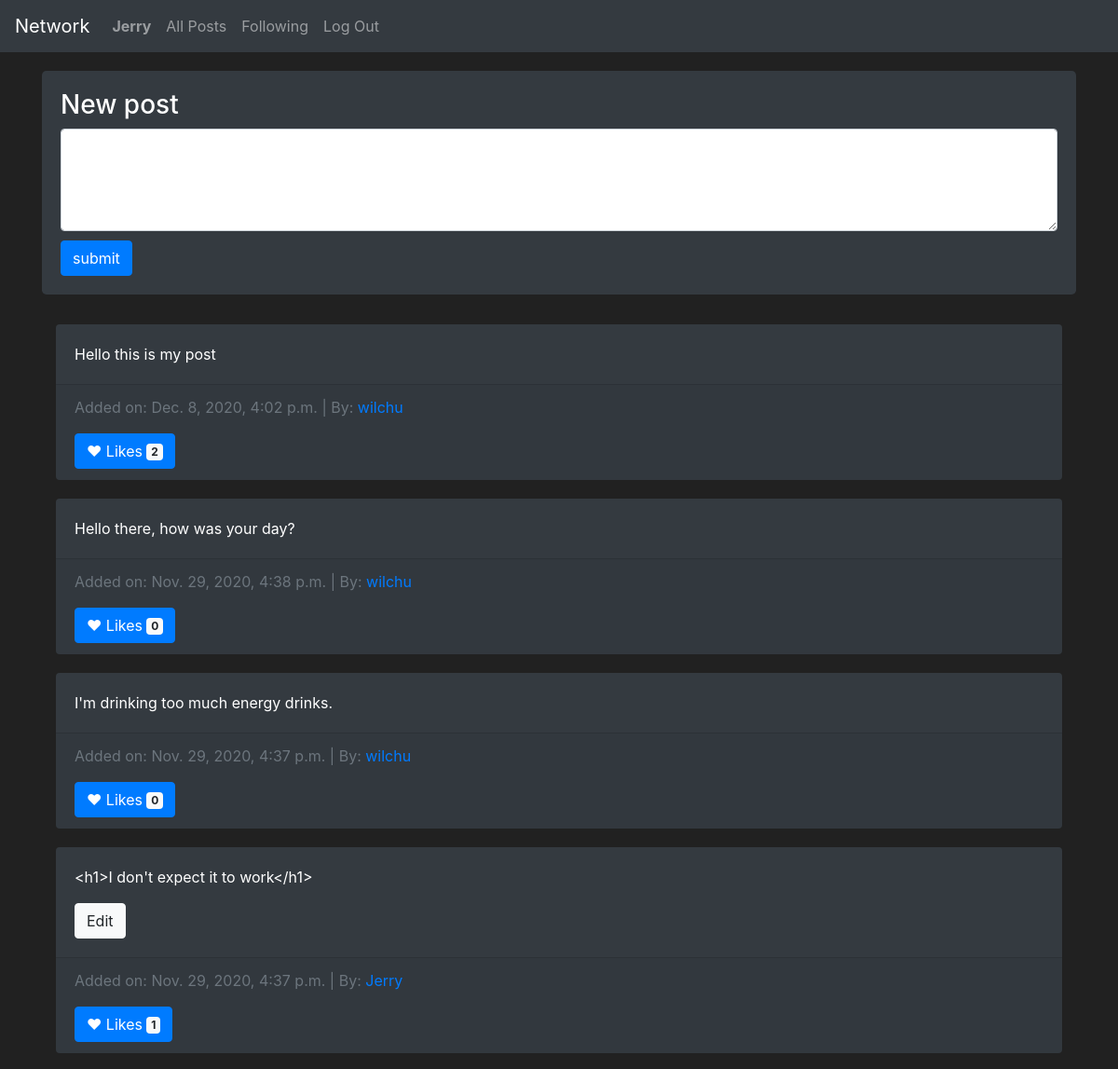
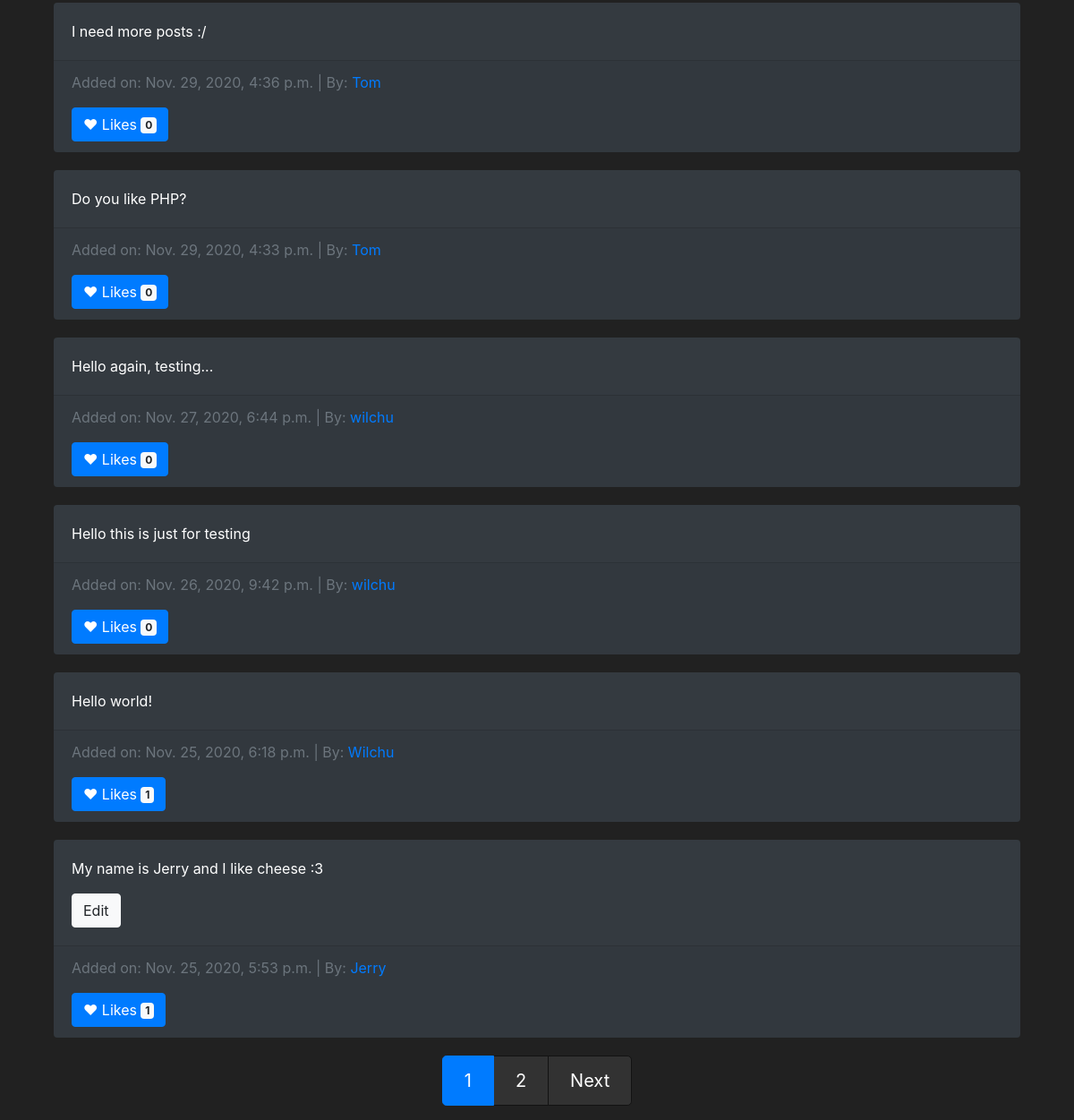
Page / (signed in) on the committed database (2 pictures, top to bottom).
### network/models.py (models this page shows, shortened)
class User(AbstractUser):
    followers = models.IntegerField(default=0)
    following = models.IntegerField(default=0)

class Posts(models.Model):
    post_owner = models.ForeignKey(User, on_delete=models.CASCADE, related_name="post_owner")
    post_content = models.CharField(max_length=2000)
    post_date = models.DateTimeField(auto_now_add=True)

### network/views.py (the view, shortened to what this page needs)
# urls.py: path("", views.index, name="index"),
def index(request):
    all_posts = Posts.objects.all().order_by('-post_date')
    page = pagination(request, all_posts, 10)
    return render(request, "network/index.html", {
        "all_posts": page,
        "all_likes": getAllLikes(request)
    })

### network/views.py (called while the page is built)
def pagination(request, data_object, results):
    paginator = Paginator(data_object, results)
    try:
        paginator_result = paginator.page(request.GET.get('page', 1))
    except EmptyPage:
        paginator_result = paginator.page(1)
    return paginator_result

def getAllLikes(request):
    if request.user.is_authenticated:
        all_likes = []
        likes = Likes.objects.all().filter(who_liked = request.user)
        for like in likes:
            all_likes.append(like.post.id)
        return all_likes
    else:
        return []

### network/templates/network/index.html (shortened to what this page needs)
{% extends "network/layout.html" %}
{% block body %}
    {% if user.is_authenticated %}
      <section>
          <div class="jumbotron bg-dark text-white">
              <header>
                  <h3>New post</h3>
              </header>
              <form action="{% url 'index' %}" method="POST">
                  <textarea class="form-control" name="post_content" rows="4"></textarea>
                  <input type="submit" class="btn btn-primary" style="margin-top: 10px;" value="submit">
              </form>
          </div>
        </section>
    {% endif %}
    <section>
      <div class="container">
          {% for post in all_posts %}
          <div class="card bg-dark text-white">
              <div class="card-body">
                <p class="card-text">{{ post.post_content }}</p>
                {% if user == post.post_owner %}
                  <button type="button" data-postid="{{ post.id }}" class="btn btn-light btn-edit">Edit</button>
                {% endif %}
              </div>
              <div class="card-footer text-muted">
                <p>Added on: {{ post.post_date }} | By: <a href="{% url 'profil' post.post_owner.id %}">{{ post.post_owner }}</a></p>
                <button type="button" class="btn btn-primary like" data-postid="{{ post.id }}">
                  {% if post.id in all_likes %}
                    <span class="liked">&hearts;</span>
                  {% else %}
                  <span>&hearts;</span>
                  {% endif %}
                  Likes <span class="badge badge-light">{{ post.likes_set.count }}</span>
                </button>
              </div>
            </div>
          {% endfor %}
      </div>
    </section>
    <section style="margin-top: 20px;">
      <nav aria-label="Posts pagination">
        <ul class="pagination justify-content-center pagination-lg">
          {% for page in all_posts.paginator.page_range %}
            <li class="page-item {% if page == all_posts.number %} active {% endif %}">
              <a class="page-link" href="{% url 'index' %}?page={{ page }}">{{ page }}</a>
            </li>
          {% endfor %}
          {% if all_posts.has_next %}
            <li class="page-item">
              <a class="page-link" href="{% url 'index' %}?page={{ all_posts.next_page_number }}">Next</a>
            </li>
          {% endif %}
        </ul>
      </nav>
    </section>
{% endblock %}

### network/templates/network/layout.html (shortened to what this page needs)
{% load static %}
<!DOCTYPE html>
<html lang="en">
    <head>
        <link rel="stylesheet" href="https://stackpath.bootstrapcdn.com/bootstrap/4.4.1/css/bootstrap.min.css">
        <link href="{% static 'network/styles.css' %}" rel="stylesheet">
    </head>
    <body>
        <nav class="navbar navbar-expand-lg navbar-dark bg-dark">
            <a class="navbar-brand" href="#">Network</a>
            <div>
              <ul class="navbar-nav mr-auto">
                {% if user.is_authenticated %}
                    <li class="nav-item">
                        <a class="nav-link" href="{% url 'profil' user.id %}"><strong>{{ user.username }}</strong></a>
                    </li>
                {% endif %}
                <li class="nav-item">
                  <a class="nav-link" href="{% url 'index' %}">All Posts</a>
                </li>
                {% if user.is_authenticated %}
                    <li class="nav-item">
                        <a class="nav-link" href="{% url 'following' %}">Following</a>
                    </li>
                    <li class="nav-item">
                        <a class="nav-link" href="{% url 'logout' %}">Log Out</a>
                    </li>
                {% endif %}
              </ul>
            </div>
          </nav>
        <div class="body container">
            {% block body %}
            {% endblock %}
        </div>
    </body>
</html>

### network/static/network/styles.css (style rules this page uses)
body { background-color: #212121; color: #fff !important; }
.jumbotron { margin-top: 20px; padding: 20px; }
.card { margin-top: 20px; border: none; }
.page-link { color: #fff; background-color: #323232; border-color: #121212; }

### rows in the picture
User: username "Jerry"
Posts: post_content "Hello this is my post", post_date "Dec. 8, 2020, 4:02 p.m.", post_owner "wilchu", likes_set.count "2"
Posts: post_content "Hello there, how was your day?", post_date "Nov. 29, 2020, 4:38 p.m.", post_owner "wilchu", likes_set.count "0"
Posts: post_content "I'm drinking too much energy drinks.", post_date "Nov. 29, 2020, 4:37 p.m.", post_owner "wilchu", likes_set.count "0"
Posts: post_content "<h1>I don't expect it to work</h1>", post_date "Nov. 29, 2020, 4:37 p.m.", post_owner "Jerry", likes_set.count "1"
Posts: post_content "I need more posts :/", post_date "Nov. 29, 2020, 4:36 p.m.", post_owner "Tom", likes_set.count "0"
Posts: post_content "Do you like PHP?", post_date "Nov. 29, 2020, 4:33 p.m.", post_owner "Tom", likes_set.count "0"
Posts: post_content "Hello again, testing...", post_date "Nov. 27, 2020, 6:44 p.m.", post_owner "wilchu", likes_set.count "0"
Posts: post_content "Hello this is just for testing", post_date "Nov. 26, 2020, 9:42 p.m.", post_owner "wilchu", likes_set.count "0"
Posts: post_content "Hello world!", post_date "Nov. 25, 2020, 6:18 p.m.", post_owner "Wilchu", likes_set.count "1"
Posts: post_content "My name is Jerry and I like cheese :3", post_date "Nov. 25, 2020, 5:53 p.m.", post_owner "Jerry", likes_set.count "1"

### other values in the picture
{{ page }} "1" "2"
